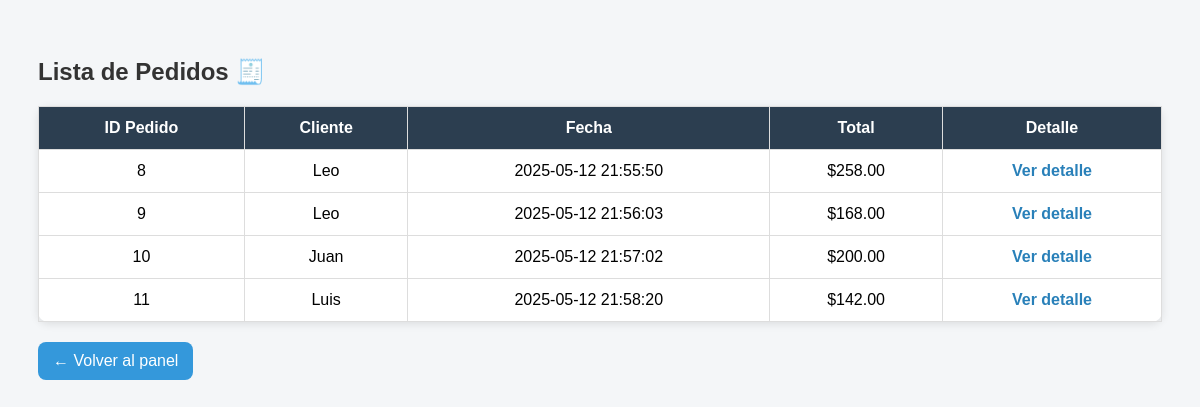
Screenshot of /admin_pedidos.php (signed in) with the database file from the repository.
### tables this page shows
CREATE TABLE `pedido` (
  `id_pedido` int(11) NOT NULL,
  `id_usuario` int(11) NOT NULL,
  `fecha` datetime DEFAULT current_timestamp(),
  `total` decimal(10,2) NOT NULL
);

CREATE TABLE `usuario` (
  `id_usuario` int(11) NOT NULL,
  `nombre` varchar(100) NOT NULL,
  `correo` varchar(100) NOT NULL,
  `contraseña` varchar(100) NOT NULL,
  `tipo` enum('cliente','administrador') NOT NULL
);

### admin_pedidos.php (the view, shortened to what this page needs)
<?php
include('conexion.php');
?>
<!DOCTYPE html>
<html>
<head>
</head>
<body>
<h2>Lista de Pedidos 🧾</h2>
<table>
    <tr>
        <th>ID Pedido</th>
        <th>Cliente</th>
        <th>Fecha</th>
        <th>Total</th>
        <th>Detalle</th>
    </tr>
    <?php
    $query = "SELECT P.id_pedido, U.nombre, P.fecha, P.total
              FROM PEDIDO P
              JOIN USUARIO U ON P.id_usuario = U.id_usuario
              ORDER BY P.id_pedido ASC";
    $result = mysqli_query($conexion, $query);
    while ($row = mysqli_fetch_assoc($result)) {
        echo "<tr>
                <td>{$row['id_pedido']}</td>
                <td>{$row['nombre']}</td>
                <td>{$row['fecha']}</td>
                <td>\${$row['total']}</td>
                <td><a class='detalle-link' href='detalle_pedido.php?id={$row['id_pedido']}'>Ver detalle</a></td>
              </tr>";
    }
    ?>
</table>
<a href="admin_dashboard.php" class="boton-regresar">← Volver al panel</a>
</body>
</html>

### admin_pedidos.php (style rules this page uses)
body { font-family: Arial; padding: 30px; background-color: #f4f6f8; }
h2 { color: #333; }
table { width: 100%; margin-top: 20px; border-collapse: collapse; background: #fff; border-radius: 10px; box-shadow: 0 2px 8px rgba(0,0,0,0.1); }
th, td { padding: 12px; border: 1px solid #ddd; text-align: center; }
th { background-color: #2c3e50; color: white; }
.detalle-link { text-decoration: none; color: #2980b9; font-weight: bold; }
.boton-regresar { display: inline-block; margin-top: 20px; padding: 10px 15px; background-color: #3498db; color: white; text-decoration: none; border-radius: 8px; font-size: 16px; transition: background-color 0.3s; }

### rows the page displays
pedido: id_pedido "8", id_usuario.nombre "Leo", fecha "2025-05-12 21:55:50", total "258.00"
pedido: id_pedido "9", id_usuario.nombre "Leo", fecha "2025-05-12 21:56:03", total "168.00"
pedido: id_pedido "10", id_usuario.nombre "Juan", fecha "2025-05-12 21:57:02", total "200.00"
pedido: id_pedido "11", id_usuario.nombre "Luis", fecha "2025-05-12 21:58:20", total "142.00"
